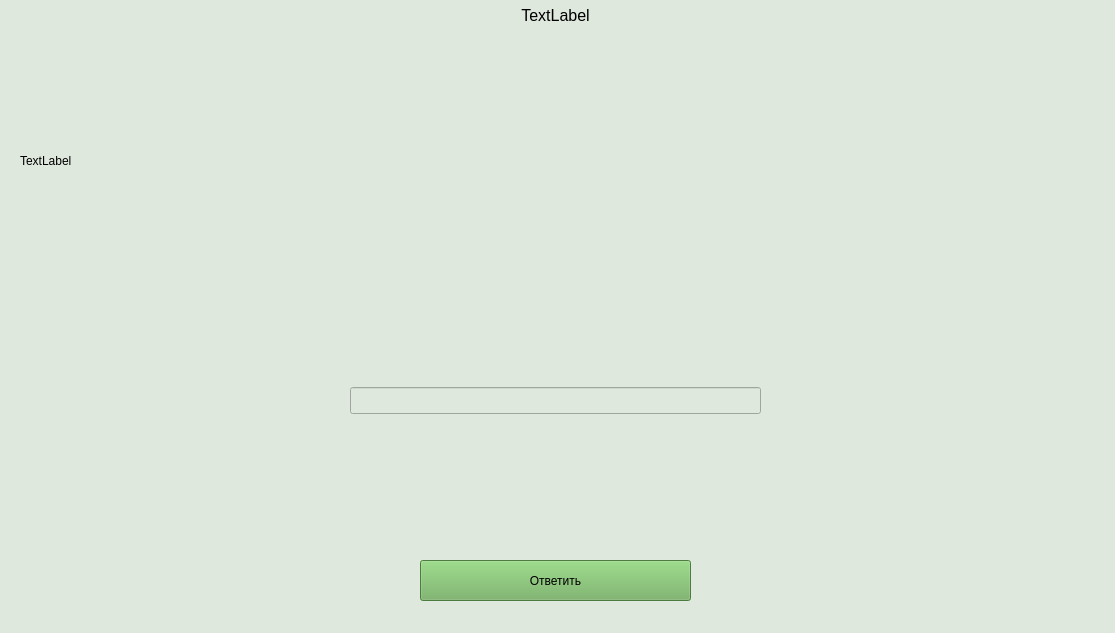
<?xml version="1.0" encoding="UTF-8"?>
<ui version="4.0">
 <class>MainWindow</class>
 <widget class="QMainWindow" name="MainWindow">
  <property name="geometry">
   <rect>
    <x>0</x>
    <y>0</y>
    <width>1115</width>
    <height>633</height>
   </rect>
  </property>
  <property name="windowTitle">
   <string>MainWindow</string>
  </property>
  <property name="styleSheet">
   <string notr="true">background-color: #dfe8dc</string>
  </property>
  <widget class="QWidget" name="centralwidget">
   <widget class="QWidget" name="verticalLayoutWidget">
    <property name="geometry">
     <rect>
      <x>20</x>
      <y>40</y>
      <width>1071</width>
      <height>241</height>
     </rect>
    </property>
    <layout class="QVBoxLayout" name="verticalLayout">
     <item>
      <widget class="QLabel" name="label">
       <property name="styleSheet">
        <string notr="true">font: 12pt &quot;Arial&quot;;</string>
       </property>
       <property name="text">
        <string>TextLabel</string>
       </property>
       <property name="wordWrap">
        <bool>true</bool>
       </property>
      </widget>
     </item>
    </layout>
   </widget>
   <widget class="QPushButton" name="pushButton">
    <property name="geometry">
     <rect>
      <x>420</x>
      <y>560</y>
      <width>271</width>
      <height>41</height>
     </rect>
    </property>
    <property name="styleSheet">
     <string notr="true">QPushButton {
	background-color: #6bad5a;
	font: 12pt &quot;Arial&quot;;
}

QPushButton:hover {
	background-color: #86d672;
}</string>
    </property>
    <property name="text">
     <string>Ответить</string>
    </property>
   </widget>
   <widget class="QLabel" name="label_2">
    <property name="geometry">
     <rect>
      <x>20</x>
      <y>0</y>
      <width>1071</width>
      <height>31</height>
     </rect>
    </property>
    <property name="font">
     <font>
      <family>Arial</family>
      <pointsize>12</pointsize>
     </font>
    </property>
    <property name="text">
     <string>TextLabel</string>
    </property>
    <property name="alignment">
     <set>Qt::AlignCenter</set>
    </property>
   </widget>
   <widget class="QWidget" name="verticalLayoutWidget_2">
    <property name="geometry">
     <rect>
      <x>350</x>
      <y>300</y>
      <width>411</width>
      <height>201</height>
     </rect>
    </property>
    <layout class="QVBoxLayout" name="verticalLayout_2">
     <item>
      <widget class="QLineEdit" name="lineEdit">
       <property name="font">
        <font>
         <family>Arial</family>
         <pointsize>12</pointsize>
        </font>
       </property>
      </widget>
     </item>
    </layout>
   </widget>
  </widget>
  <widget class="QStatusBar" name="statusbar"/>
 </widget>
 <resources/>
 <connections/>
</ui>
